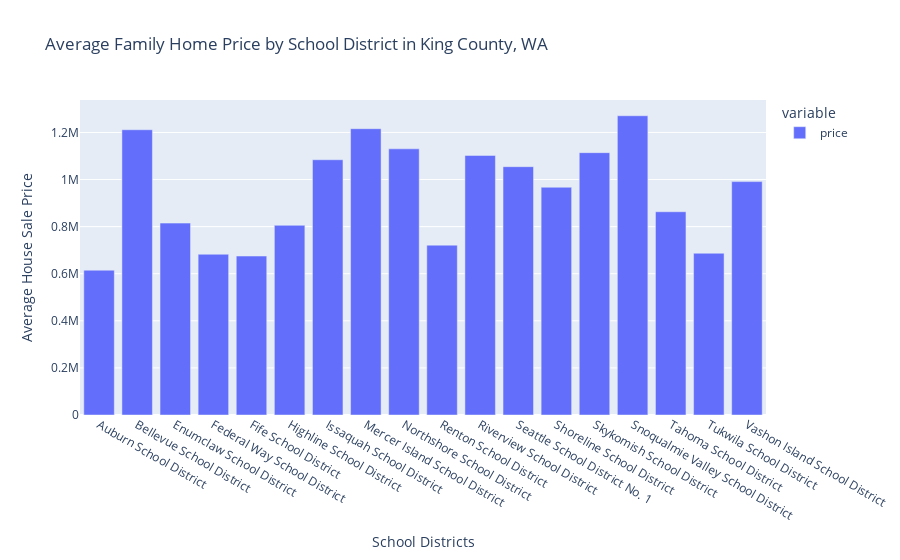

Write notebook code for a chart like this one.
### Code cell
# fig, ax = plt.subplots(figsize = (10,5))

px.bar(final_kc_df.groupby('DistrictName')['price'].mean(),\
       labels={'value':"Average House Sale Price", 'DistrictName':'School Districts'}, \
       title="Average Family Home Price by School District in King County, WA")

### Figure 1 — Plotly figure (JSON) as saved in the notebook; plotly's stock layout.template omitted (floating-point values rounded to 4 significant figures)
{"data": [{"alignmentgroup": "True", "hovertemplate": "variable=price<br>School Districts=%{x}<br>Average House Sale Price=%{y}<extra></extra>", "legendgroup": "price", "marker": {"color": "#636efa"}, "name": "price", "offsetgroup": "price", "orientation": "v", "showlegend": true, "textposition": "auto", "type": "bar", "x": ["Auburn School District", "Bellevue School District", "Enumclaw School District", "Federal Way School District", "Fife School District", "Highline School District", "Issaquah School District", "Mercer Island School District", "Northshore School District", "Renton School District", "Riverview School District", "Seattle School District No. 1", "Shoreline School District", "Skykomish School District", "Snoqualmie Valley School District", "Tahoma School District", "Tukwila School District", "Vashon Island School District"], "xaxis": "x", "y": [615100.0, 1212000.0, 814900.0, 682800.0, 675000.0, 805500.0, 1084000.0, 1216000.0, 1130000.0, 721400.0, 1102000.0, 1055000.0, 967300.0, 1114000.0, 1271000.0, 863200.0, 687000.0, 991300.0], "yaxis": "y"}], "layout": {"barmode": "relative", "legend": {"title": {"text": "variable"}, "tracegroupgap": 0}, "title": {"text": "Average Family Home Price by School District in King County, WA"}, "xaxis": {"anchor": "y", "domain": [0, 1], "title": {"text": "School Districts"}}, "yaxis": {"anchor": "x", "domain": [0, 1], "title": {"text": "Average House Sale Price"}}}}
